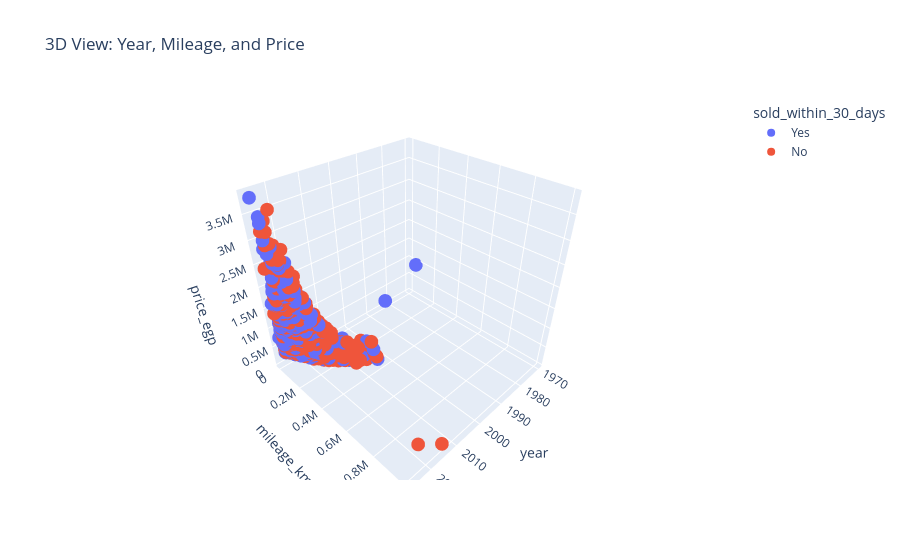

Source (notebook cell):
### Code cell
import plotly.express as px

fig = px.scatter_3d(
    df,
    x="year",
    y="mileage_km",
    z="price_egp",
    color="sold_within_30_days",
    hover_data=["brand", "model", "city"],
    title="3D View: Year, Mileage, and Price"
)

fig.show()

### Figure 1 — Plotly figure (JSON) as saved in the notebook; plotly's stock layout.template omitted (floating-point values rounded to 4 significant figures; data arrays with more than 128 entries replaced by an {"elided": "..."} marker saying what was removed)
{"data": [{"customdata": {"elided": "1319x3 str values"}, "hovertemplate": "sold_within_30_days=Yes<br>year=%{x}<br>mileage_km=%{y}<br>price_egp=%{z}<br>brand=%{customdata[0]}<br>model=%{customdata[1]}<br>city=%{customdata[2]}<extra></extra>", "legendgroup": "Yes", "marker": {"color": "#636efa", "symbol": "circle"}, "mode": "markers", "name": "Yes", "scene": "scene", "showlegend": true, "type": "scatter3d", "x": {"elided": "1319 int values"}, "y": {"elided": "1319 float values"}, "z": {"elided": "1319 int values"}}, {"customdata": {"elided": "1582x3 str values"}, "hovertemplate": "sold_within_30_days=No<br>year=%{x}<br>mileage_km=%{y}<br>price_egp=%{z}<br>brand=%{customdata[0]}<br>model=%{customdata[1]}<br>city=%{customdata[2]}<extra></extra>", "legendgroup": "No", "marker": {"color": "#EF553B", "symbol": "circle"}, "mode": "markers", "name": "No", "scene": "scene", "showlegend": true, "type": "scatter3d", "x": {"elided": "1582 int values"}, "y": {"elided": "1582 float values"}, "z": {"elided": "1582 int values"}}], "layout": {"legend": {"title": {"text": "sold_within_30_days"}, "tracegroupgap": 0}, "scene": {"domain": {"x": [0, 1], "y": [0, 1]}, "xaxis": {"title": {"text": "year"}}, "yaxis": {"title": {"text": "mileage_km"}}, "zaxis": {"title": {"text": "price_egp"}}}, "title": {"text": "3D View: Year, Mileage, and Price"}}}
